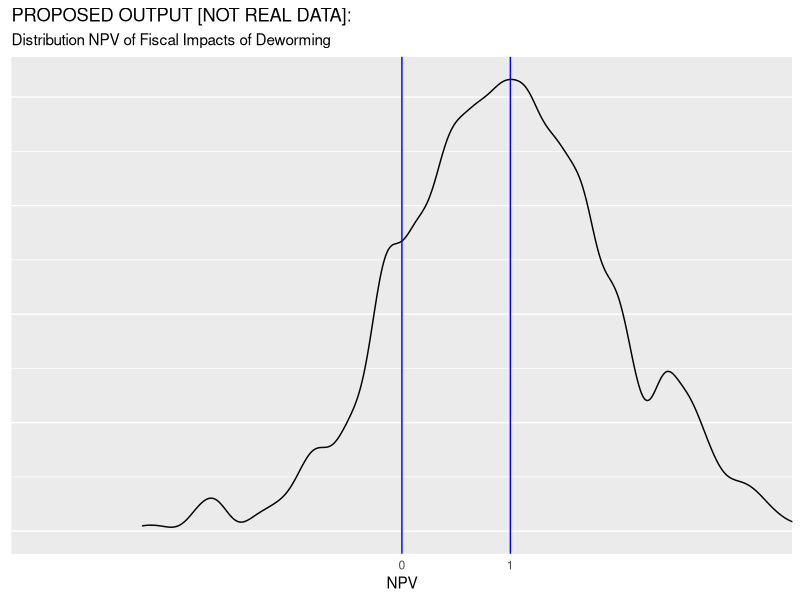
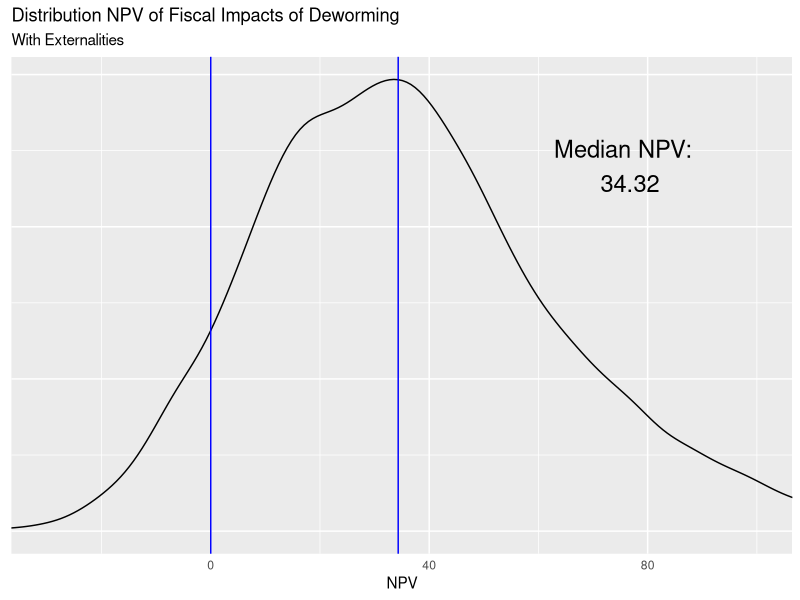

Write the R code that produced these figures, in order.
## ---- chunk 1
knitr::opts_chunk$set(echo = TRUE)
## ---- chunk 2
## Data 
gov_bonds <- 	0.1185	          #Kenyan interest on sovereign debt - Central Bank of Kenya
inflation <-  0.02              #Kenyan inflation rate - World Bank Development Indicators
wage_ag_val <- 	11.84	          #Mean hourly wage rate (KSH) - Suri 2011 
wage_ww_val <- 	14.5850933      #Control group hourly wage, ww (cond >=10 hrs per week) - Table 4, Panel B
profits_se_val <- 1766          #Control group monthly self-employed profits - Table 4, Panel A
hours_se_cond_val <- 38.1       #Control group weekly self-employed hours, conditional on hrs >0 - Table D13, Panel D
hours_ag_val <- 8.3             #Control group hrs per week, agriculture - Table 4, Panel D
hours_ww_val <- 6.9             #Control group hrs per week, working for wages - Table 4, Panel B
hours_se_val <- 3.3             #Control group hrs per week, self-employment - Table 4, Panel A
ex_rate_val <- 85               #Exchange Rate - Central Bank of Kenya 
growth_rate_val <- 1.52/100     #Per-capita GDP growth, 2002-2011 (accessed 1/29/13) -	World Bank - see notes
coverage_val  <- 0.681333333    #Fraction of treated primary school students within 6 km - from W@W - see note
saturation_val <-  0.511        #Overall Saturation - not reported in table, average of T & C
full_saturation_val <- 0.75     #REPEATED WITH q_full_val in Research component
tax_val <- 0.16575              #ADD INFO
unit_cost_local_val <- 43.66    #Deworm the World
years_of_treat_val <- 2.41      #Additional Years of Treatment - Table 1, Panel A
    
    
## Research   
lambda1_vals <- c(3.49, 0)      #Hrs per week increase for men and women CONFIRM
lambda2_val <- 10.2             #Externality effect (proportional) - Table 3, Panel B
q_full_val <- 0.75              #Take up rates with full subsidy. From Miguel and Kremmer (2007)
    
## Guess work   
periods_val <- 50               #Total number of periods to forecast wages
time_to_jm_val <- 10            #Time from intial period until individual join the labor force
coef_exp_val <- c(0, 0)         #Years of experience coefficients (1-linear, 2-cuadratic)	- see notes 
teach_sal_val <- 5041           #Yearly secondary schooling compensation	5041 - from ROI materials
teach_ben_val <- 217.47         #Yearly secondary schooling teacher benefits	217.47
n_students_val <- 45            #Average pupils per teacher	45


# (Delta E) Additional direct seconday schooling increase (from Joan)	
delta_ed_vals <- c(-0.00176350949079451, 0.00696052250263997, 0.0258570306763183, 
  0.0239963665555466, 0.027301406306074, 0.0234125454594173, 0.0279278879439199, 
  0.00647044449446303, 0.00835739437790601)                                     
delta_ed_vals <- cbind(delta_ed_vals, 1999:2007)

#Additional externality secondary schooling increase (from Joan)
delta_ed_ext_vals <- c(-0.0110126908021048,	0.0140448546741008,	-0.0034636291545585,
                       0.0112940214439477,	0.0571608179771775,	-0.0560546793186931,
                       0.0558284756343451,	0.1546264843901160,	0.0055961489945619)
delta_ed_ext_vals <- cbind(delta_ed_ext_vals, 1999:2007)

#Notes: 
# on growth_rate_val: (http://data.worldbank.org/indicator/NY.GDP.PCAP.KD/), see calculation on "Kenya GDP per capita" tab. In W@W this equals 1.52%. ISSUE: This growth number should be updated to be 2002-2014, I think.
# on coef_exp_val: 1998/1999 Kenyan labor force survey; regression of earnings on age, age^2, female dummy, indicators for attained primary/secondary/beyond, and province dummies. Estimate used in W@W: (0.1019575, -0.0010413). ISSUE: For now assume no further life cycle adjustment beyond KLPS-3 (likely a conservative assumption).
# coverage_val: Overall Saturation (0.511) / 0.75 - not reported in table, average of T & C
## ---- chunk 3
set.seed(1234) 
library(tidyverse)

ggplot() +
  geom_density(aes(x = rnorm(1000, mean = 1),
                   alpha = 1/2), bw=.11, kernel = "gau") +
  geom_vline(xintercept = c(0, 1), col="blue") +
  coord_cartesian(xlim = c(-3,3)) +
  scale_x_discrete(limits = c(0,1))  +   
  guides(alpha = "none", colour="none") +
  labs(y = NULL,
       x = "NPV" ,
       title = "PROPOSED OUTPUT [NOT REAL DATA]:", 
       subtitle = "Distribution NPV of Fiscal Impacts of Deworming")+
  theme(axis.ticks = element_blank(), axis.text.y = element_blank())
## ---- chunk 4
# Gamma is used to index gender. 
npv <- function(n_male=1/2, n_female=1/2, 
                interest_r=interst_r_val, 
                wage=wage_t_val, 
                lambda1_male=lambda1_vals[1],
                lambda1_female=lambda1_vals[2], 
                tax=tax_val, 
                saturation=saturation_val, 
                coverage=coverage_val, 
                cost_of_schooling=cost_per_student, 
                delta_ed_male=delta_ed_vals[,1], 
                delta_ed_female=delta_ed_vals[,1], 
                lambda2_male=lambda2_vals[1], 
                lambda2_female=lambda2_vals[2], 
                s1=0, q1=0, s2=s2_val, q2=q2_val, 
                periods=periods_val) {
  ns <- c(n_male, n_female)
  lambda1s <- c(lambda1_male, lambda1_female)
  lambda2s <- c(lambda2_male, lambda2_female)
  index_t <- 0:periods
  delta_ed_s <- cbind(delta_ed_male, delta_ed_female) 
  delta_ed_s <- rbind(c(0,0), delta_ed_s, matrix(0,41, 2) ) 
  
  benef <- matrix(NA, 51,2)
  for (i in 1:2){
  benef[,i] <- ( 1 / (1 + interest_r) )^index_t * wage * 
                     ( lambda1s[i] + saturation * lambda2s[i] / coverage ) 
  }
  
  res1 <- sum( ns * ( tax * apply(benef, 2, sum) - 
            apply( ( 1 / (1 + interest_r) )^index_t * 
                     delta_ed_s * cost_of_schooling, 2, sum) )
          ) - (s2 * q2  - s1 * q1) 
#  browser()
  return(res1)  
}
## ---- chunk 5
interst_r_val <- gov_bonds - inflation
## ---- chunk 6
wage_0_f <- function(wage_ag = wage_ag_val, 
                     wage_ww = wage_ww_val, 
                     profits_se = profits_se_val, 
                     hours_se_cond = hours_se_cond_val, 
                     hours_ag = hours_ag_val, 
                     hours_ww = hours_ww_val, 
                     hours_se = hours_se_val, 
                     ex_rate = ex_rate_val) {
  wage_se <- profits_se / (4.5 * hours_se_cond)
  wage_ls <- c(wage_ag, wage_ww, wage_se)
  alpha_ls <- c(hours_ag, hours_ww, hours_se) / sum( c(hours_ag, hours_ww, hours_se) )
  res1 <- 1/ex_rate * sum( wage_ls * alpha_ls )
  return(res1)
}

#close to value from spreadsheet (Assumps&Panel A Calcs!B137 = 0.1481084), 
#but I suspect diff due to computational precision 

wage_0_val <- wage_0_f()  

experience_val <- 0:periods_val - time_to_jm_val

wage_t <- function(wage_0 = wage_0_val, 
                   growth_rate = growth_rate_val, 
                   experience = experience_val, 
                   coef_exp1 = coef_exp_val[1], 
                   coef_exp2 = coef_exp_val[2]) {
  res1 <- 52 * wage_0 *( ( 1 + growth_rate )^experience ) * 
    ( 1 + coef_exp1 * experience + coef_exp2 * experience^2 ) * 
    ifelse(0:periods_val >= time_to_jm_val, 1, 0)
  return(res1) 
}

#close to value from spreadsheet (Calcs-Table 5!N21.. = 7.701634678), 
#but I suspect diff due to computational precision 
wage_t_val <- wage_t()
## ---- chunk 7
lambda1_vals <- rep(0.5 * lambda1_vals[1] + 0.5 *lambda1_vals[2], 2)
lambda2_vals <- rep(lambda2_val, 2)
## ---- chunk 8
#R 
coverage_val <-  saturation_val / full_saturation_val
#p 
saturation_val <- full_saturation_val * coverage_val
## ---- chunk 9
cost_per_student <- (teach_sal_val + teach_ben_val) / n_students_val
## ---- chunk 10
# Nothing here yet with delta_ed_vals, but would like to incorporate model from Joan
# delta_ed_vals <- 
delta_ed_ext_total <- delta_ed_ext_vals[,1] + delta_ed_vals[,1]
## ---- chunk 11
s2_val <- ( unit_cost_local_val / ex_rate_val ) * years_of_treat_val
q2_val <- q_full_val
## ---- chunk 12
#no externality NPV
res_npv_no_ext <- npv(lambda2_male = 0, lambda2_female = 0)
 
#yes externality NPV
res_npv_yes_ext <- npv(delta_ed_male = delta_ed_ext_total, 
                       delta_ed_female = delta_ed_ext_total )
## ---- chunk 13
#34.8401
sim.data1 <- function(nsims = 1e4, 
                      gov_bonds_vari,                #Data
                      gov_bonds_sd,
                      inflation_vari,
                      inflation_sd,
                      wage_ag_vari,
                      wage_ag_sd,
                      wage_ww_vari,
                      wage_ww_sd,
                      profits_se_vari,
                      profits_se_sd,
                      hours_se_cond_vari,
                      hours_se_cond_sd,
                      hours_ag_vari, 
                      hours_ag_sd,
                      hours_ww_vari,
                      hours_ww_sd,
                      hours_se_vari,
                      hours_se_sd,
                      ex_rate_vari,
                      ex_rate_sd,
                      growth_rate_vari, 
                      growth_rate_sd, 
                      coverage_vari,
                      coverage_sd,
                      full_saturation_vari, 
                      full_saturation_sd, 
                      saturation_vari,
                      saturation_sd,
                      tax_vari, 
                      tax_sd, 
                      unit_cost_local_vari, 
                      unit_cost_local_sd, 
                      years_of_treat_vari,
                      years_of_treat_sd,
                      lambda1_vari,                   #Research
                      lambda1_sd, 
                      lambda2_vari,
                      lambda2_sd,
                      q_full_vari, 
                      q_full_sd,
                      delta_ed_par1,
                      delta_ed_sd1,
                      delta_ed_par2,
                      delta_ed_sd2,
                      coef_exp_vari,                  #Guesswork
                      coef_exp_sd,
                      teach_sal_vari,
                      teach_sal_sd,
                      teach_ben_vari,
                      teach_ben_sd,
                      n_students_vari,
                      n_students_sd, 
                      include_ext_vari=TRUE
                      ) {
  set.seed(1234)
  #Defaoult dist: normal, default sd: 0.1* mean
  ## Data 
  gov_bonds_sim <- rnorm(n = nsims, mean = gov_bonds_vari, sd = gov_bonds_sd)	
  inflation_sim <- rnorm(nsims, inflation_vari, inflation_sd)
  wage_ag_val_sim <- rnorm(nsims, wage_ag_vari, wage_ag_sd)
  wage_ww_val_sim <- rnorm(nsims, wage_ww_vari, wage_ww_sd)
  profits_se_val_sim <- rnorm(nsims, profits_se_vari, profits_se_sd)
  hours_se_cond_val_sim <- rnorm(nsims, hours_se_cond_vari, hours_se_cond_sd)
  hours_ag_val_sim <- rnorm(nsims, hours_ag_vari, hours_ag_sd)
  hours_ww_val_sim <- rnorm(nsims, hours_ww_vari, hours_ww_sd)
  hours_se_val_sim <- rnorm(nsims, hours_se_vari, hours_se_sd)
  ex_rate_val_sim <- rnorm(nsims, ex_rate_vari, ex_rate_sd)
  growth_rate_val_sim <- rnorm(nsims, growth_rate_vari, growth_rate_sd)
  coverage_val_sim <- rnorm(nsims, coverage_vari, coverage_sd)
  saturation_val_sim <- rnorm(nsims, saturation_vari, saturation_sd)
  full_saturation_val_sim <- rnorm(nsims, full_saturation_vari, full_saturation_sd) ###Check here later
  tax_val_sim <- rnorm(nsims, tax_vari, tax_sd)
  unit_cost_local_val_sim <- rnorm(nsims, unit_cost_local_vari, unit_cost_local_sd)
  years_of_treat_val_sim <- rnorm(nsims, years_of_treat_vari, years_of_treat_sd)
  
  ## Research
  #aux1 <- lapply(1:2,function(x) c(lambda1_vari[x],lambda1_sd[x]) )
  #lambda1_vals_sim <- sapply(aux1, function(x)  rnorm(nsims, mean = x[1], sd = x[2]) ) 

  #old
  lambda1_vals_sim <- sapply(lambda1_vals, function(x)  rnorm(nsims, mean = x, sd = 0.170) )
 # print(lambda1_vals_sim)  
  
##          [,1]     [,2]
## [1,] 1.468054 1.374393
## [2,] 1.546505 1.517031
  
  lambda2_val_sim <- rnorm(nsims, lambda2_vari, lambda2_sd)
  q_full_val_sim <- rnorm(nsims, q_full_vari, q_full_sd)
  
  ## Guess work
  periods_val <- 50           #Total number of periods to forecast wages
  time_to_jm_val <- 10        #Time from intial period until individual join the labor force
  aux2 <- lapply(1:2,function(x) c(coef_exp_vari[x],coef_exp_sd[x]) )
  coef_exp_val_sim <- sapply(aux2, function(x)  rnorm(nsims, mean = x[1], sd = x[2]) )     
  teach_sal_val_sim <- rnorm(nsims, teach_sal_vari, teach_sal_sd)
  teach_ben_val_sim <- rnorm(nsims, teach_ben_vari, teach_ben_sd)
  n_students_val_sim <- rnorm(nsims, n_students_vari, n_students_sd)
  
  delta_ed_vals_sim <- sapply(delta_ed_vals[,1], function(x)  rnorm(nsims, mean = 
                                                                     x * delta_ed_par1, 
                                                                     sd = delta_ed_sd1 * sd(delta_ed_vals[,1]) ) )
  colnames(delta_ed_vals_sim) <- 1999:2007
  
  delta_ed_ext_vals_sim <- sapply(delta_ed_ext_vals[,1], function(x)  rnorm(nsims, mean = 
                                                                              x * delta_ed_par2, 
                                                                            sd = delta_ed_sd2 * sd(delta_ed_ext_vals[,1])))
  colnames(delta_ed_ext_vals_sim) <- 1999:2007
  
  npv_sim <- rep(NA, nsims)
  #yes externality NPV
  for (i in 1:nsims) {
    interst_r_val <- gov_bonds_sim[i] - inflation_sim[i]
    wage_0_val <- wage_0_f(wage_ag = wage_ag_val_sim[i], 
                           wage_ww = wage_ww_val_sim[i], 
                           profits_se = profits_se_val_sim[i], 
                           hours_se_cond = hours_se_cond_val_sim[i], 
                           hours_ag = hours_ag_val_sim[i], 
                           hours_ww = hours_ww_val_sim[i], 
                           hours_se = hours_se_val_sim[i], 
                           ex_rate = ex_rate_val_sim[i])  
    experience_val <- 0:periods_val - time_to_jm_val
    wage_t_val <- wage_t(wage_0 = wage_0_val, 
                         growth_rate = growth_rate_val_sim[i], 
                         experience = experience_val, 
                         coef_exp1 = coef_exp_val_sim[i,1], 
                         coef_exp2 = coef_exp_val_sim[i,2])
    lambda1_vals_aux <- rep(0.5 * lambda1_vals_sim[i,1] + 0.5 * lambda1_vals_sim[i,2], 2)
    lambda2_vals <- rep(lambda2_val_sim[i], 2)
    coverage_val_aux <-  saturation_val_sim[i] / full_saturation_val_sim[i]
    saturation_val_aux <- full_saturation_val_sim[i] * coverage_val_sim[i]
    cost_per_student <- (teach_sal_val_sim[i] + teach_ben_val_sim[i]) / n_students_val_sim[i]
    q2_val_aux <- q_full_val_sim[i]
    s2_val_aux <- ( unit_cost_local_val_sim[i] / ex_rate_val_sim[i] ) * years_of_treat_val_sim[i]
    delta_ed_ext_total_sim <- delta_ed_vals_sim[i,] + delta_ed_ext_vals_sim[i,]
    
    if (include_ext_vari==TRUE){
      delta_ed_final <-  delta_ed_ext_total_sim
    }else{
      delta_ed_final <- delta_ed_vals_sim[i,]
    }
    
    npv_sim[i] <- npv(interest_r = interst_r_val, 
                      wage = wage_t_val, 
                      lambda1_male = lambda1_vals_aux[1], 
                      lambda1_female = lambda1_vals_aux[2], 
                      lambda2_male =  lambda2_vals[1], 
                      lambda2_female =  lambda2_vals[2],
                      coverage = coverage_val_aux,
                      saturation = saturation_val_aux,
                      tax = tax_val_sim[i], 
                      cost_of_schooling=cost_per_student, 
                      delta_ed_male = delta_ed_final, 
                      delta_ed_female = delta_ed_final, 
                      q2 = q2_val_aux, 
                      s2 = s2_val_aux)
  }
  
  
  return(npv_sim)
}



npv_sim <- sim.data1(nsims = 1e4, 
          gov_bonds_vari = gov_bonds,                #Data
          gov_bonds_sd = 0.1 * gov_bonds,
          inflation_vari = inflation,
          inflation_sd = 0.1 * inflation,
          wage_ag_vari = wage_ag_val,
          wage_ag_sd = 0.1 * wage_ag_val,
          wage_ww_vari = wage_ww_val,
          wage_ww_sd = 0.1 * wage_ww_val,
          profits_se_vari = profits_se_val,
          profits_se_sd = 0.1 * profits_se_val,
          hours_se_cond_vari = hours_se_cond_val, 
          hours_se_cond_sd = 0.1 * hours_se_cond_val, 
          hours_ag_vari = hours_ag_val,  
          hours_ag_sd = 0.1 * hours_ag_val, 
          hours_ww_vari = hours_ww_val, 
          hours_ww_sd = 0.1 * hours_ww_val, 
          hours_se_vari = hours_se_val, 
          hours_se_sd = 0.1 * hours_se_val,
          ex_rate_vari = ex_rate_val,
          ex_rate_sd = 0.1 * ex_rate_val,
          growth_rate_vari = growth_rate_val, 
          growth_rate_sd = 0.1 * growth_rate_val, 
          coverage_vari = coverage_val,
          coverage_sd = 0.1 * coverage_val,
          saturation_vari = saturation_val,
          saturation_sd = 0.1 * saturation_val,
          tax_vari = tax_val, 
          tax_sd = 0.1 * tax_val, 
          unit_cost_local_vari = unit_cost_local_val, 
          unit_cost_local_sd = 0.1 * unit_cost_local_val, 
          years_of_treat_vari = years_of_treat_val,
          years_of_treat_sd = 0.1 * years_of_treat_val,
          lambda1_vari = c(lambda1_vals[1], lambda1_vals[2]),
          lambda1_sd = c(0.17, 0.17),
          lambda2_vari = lambda2_val, 
          lambda2_sd = 0.1 * lambda2_val, 
          q_full_vari = q_full_val, 
          q_full_sd = 0.1 * q_full_val, 
          coef_exp_vari = c(coef_exp_val[1], coef_exp_val[2]), 
          coef_exp_sd = c(0.001 , 0.001), 
          teach_sal_vari = teach_sal_val,
          teach_sal_sd = 0.1 * teach_sal_val,
          teach_ben_vari = teach_ben_val,
          teach_ben_sd = 0.1 * teach_ben_val,
          n_students_vari = n_students_val, 
          n_students_sd = 0.1 * n_students_val, 
          include_ext_vari = TRUE, 
          full_saturation_vari = full_saturation_val,
          full_saturation_sd = 0.1 * full_saturation_val,
          delta_ed_par1 = 1,
          delta_ed_sd1 = 1,
          delta_ed_par2 = 1,
          delta_ed_sd2 = 1
          ) 







if (FALSE) {


nsims <- 1e4
set.seed(1234)
#Defaoult dist: normal, default sd: 0.1* mean
## Data 
gov_bonds_sim <- rnorm(n = nsims, mean = gov_bonds, sd = 0.1 * gov_bonds)	
inflation_sim <- rnorm(nsims, inflation, 0.1 * inflation)
wage_ag_val_sim <- rnorm(nsims, wage_ag_val, 0.1 * wage_ag_val)
wage_ww_val_sim <- rnorm(nsims, wage_ww_val, 0.1 * wage_ww_val)
profits_se_val_sim <- rnorm(nsims, profits_se_val, 0.1 * profits_se_val)
hours_se_cond_val_sim <- rnorm(nsims, hours_se_cond_val, 0.1 * hours_se_cond_val)
hours_ag_val_sim <- rnorm(nsims, hours_ag_val, 0.1 * hours_ag_val)
hours_ww_val_sim <- rnorm(nsims, hours_ww_val, 0.1 * hours_ww_val)
hours_se_val_sim <- rnorm(nsims, hours_se_val, 0.1 * hours_se_val)
ex_rate_val_sim <- rnorm(nsims, ex_rate_val, 0.1 * ex_rate_val)
growth_rate_val_sim <- rnorm(nsims, growth_rate_val, 0.1 * growth_rate_val)
coverage_val_sim <- rnorm(nsims, coverage_val, 0.1 * coverage_val)
saturation_val_sim <- rnorm(nsims, saturation_val, 0.1 * saturation_val)
full_saturation_val_sim <- rnorm(nsims, full_saturation_val, 0.1 * full_saturation_val)
tax_val_sim <- rnorm(nsims, tax_val, 0.1 * tax_val)
unit_cost_local_val_sim <- rnorm(nsims, unit_cost_local_val, 0.1 * unit_cost_local_val)
years_of_treat_val_sim <- rnorm(nsims, years_of_treat_val, 0.1 * years_of_treat_val)

## Research
lambda1_vals_sim <- sapply(lambda1_vals, function(x)  rnorm(nsims, mean = x, sd = 0.1 * x) )
lambda2_val_sim <- rnorm(nsims, lambda2_val, 0.1 * lambda2_val)
q_full_val_sim <- rnorm(nsims, q_full_val, 0.1 * q_full_val)

## Guess work
periods_val <- 50           #Total number of periods to forecast wages
time_to_jm_val <- 10        #Time from intial period until individual join the labor force
coef_exp_val_sim <-  sapply(coef_exp_val, function(x)  rnorm(nsims, mean = x, sd = 0.001))
teach_sal_val_sim <- rnorm(nsims, teach_sal_val, 0.1 * teach_sal_val)
teach_ben_val_sim <- rnorm(nsims, teach_ben_val, 0.1 * teach_ben_val)
n_students_val_sim <- rnorm(nsims, n_students_val, 0.1 * n_students_val)

delta_ed_vals_sim <- sapply(delta_ed_vals[,1], function(x)  rnorm(nsims, mean = x, sd = sd(delta_ed_vals[,1])))
colnames(delta_ed_vals_sim) <- 1999:2007

delta_ed_ext_vals_sim <- sapply(delta_ed_ext_vals[,1], function(x)  rnorm(nsims, mean = x, sd = sd(delta_ed_ext_vals[,1])))
colnames(delta_ed_ext_vals_sim) <- 1999:2007

npv_sim <- rep(NA, nsims)
#yes externality NPV
for (i in 1:nsims) {
  interst_r_val <- gov_bonds_sim[i] - inflation_sim[i]
  wage_0_val <- wage_0_f(wage_ag = wage_ag_val_sim[i], 
                       wage_ww = wage_ww_val_sim[i], 
                       profits_se = profits_se_val_sim[i], 
                       hours_se_cond = hours_se_cond_val_sim[i], 
                       hours_ag = hours_ag_val_sim[i], 
                       hours_ww = hours_ww_val_sim[i], 
                       hours_se = hours_se_val_sim[i], 
                       ex_rate = ex_rate_val_sim[i])  
  experience_val <- 0:periods_val - time_to_jm_val
  wage_t_val <- wage_t(wage_0 = wage_0_val, 
                   growth_rate = growth_rate_val_sim[i], 
                   experience = experience_val, 
                   coef_exp1 = coef_exp_val_sim[i,1], 
                   coef_exp2 = coef_exp_val_sim[i,2])
  lambda1_vals_aux <- rep(0.5 * lambda1_vals_sim[i,1] + 0.5 * lambda1_vals_sim[i,2], 2)
  lambda2_vals <- rep(lambda2_val_sim[i], 2)
  coverage_val_aux <-  saturation_val_sim[i] / full_saturation_val_sim[i]
  saturation_val_aux <- full_saturation_val_sim[i] * coverage_val_sim[i]
  cost_per_student <- (teach_sal_val_sim[i] + teach_ben_val_sim[i]) / n_students_val_sim[i]
  q2_val_aux <- q_full_val_sim[i]
  s2_val_aux <- ( unit_cost_local_val_sim[i] / ex_rate_val_sim[i] ) * years_of_treat_val_sim[i]
  delta_ed_ext_total_sim <- delta_ed_vals_sim[i,] + delta_ed_ext_vals_sim[i,]
 
  include_ext <- TRUE
  if (include_ext==TRUE){
    delta_ed_final <-  delta_ed_ext_total_sim
  }else{
    delta_ed_final <- delta_ed_vals_sim[i,]
  }
  
  npv_sim[i] <- npv(interest_r = interst_r_val, 
                     wage = wage_t_val, 
                     lambda1_male = lambda1_vals_aux[1], 
                     lambda1_female = lambda1_vals_aux[2], 
                     lambda2_male =  lambda2_vals[1], 
                     lambda2_female =  lambda2_vals[2],
                     coverage = coverage_val_aux,
                     saturation = saturation_val_aux,
                     tax = tax_val_sim[i], 
                     cost_of_schooling=cost_per_student, 
                     delta_ed_male = delta_ed_final, 
                     delta_ed_female = delta_ed_final, 
                     q2 = q2_val_aux, 
                     s2 = s2_val_aux)
}
}

# unit test
if (abs(sd(npv_sim) - 30.5598)>0.0001 ) {
  print("Output has change")
}

npv_for_text <- paste("Median NPV:\n ", round(median(npv_sim), 2))
ggplot() +
  geom_density(aes(x = npv_sim,
                   alpha = 1/2), kernel = "gau") +
  geom_vline(xintercept = c(0, median(npv_sim)), col="blue") +
  coord_cartesian(xlim = c(-30,100)) +
  guides(alpha = "none", colour="none") +
  labs(y = NULL,
       x = "NPV" ,
       title = "Distribution NPV of Fiscal Impacts of Deworming", 
       subtitle = "With Externalities")+
  annotate("text", x = 2.2 * median(npv_sim), y = 0.012, label = npv_for_text, size = 6)+
  theme(axis.ticks = element_blank(), axis.text.y = element_blank())
